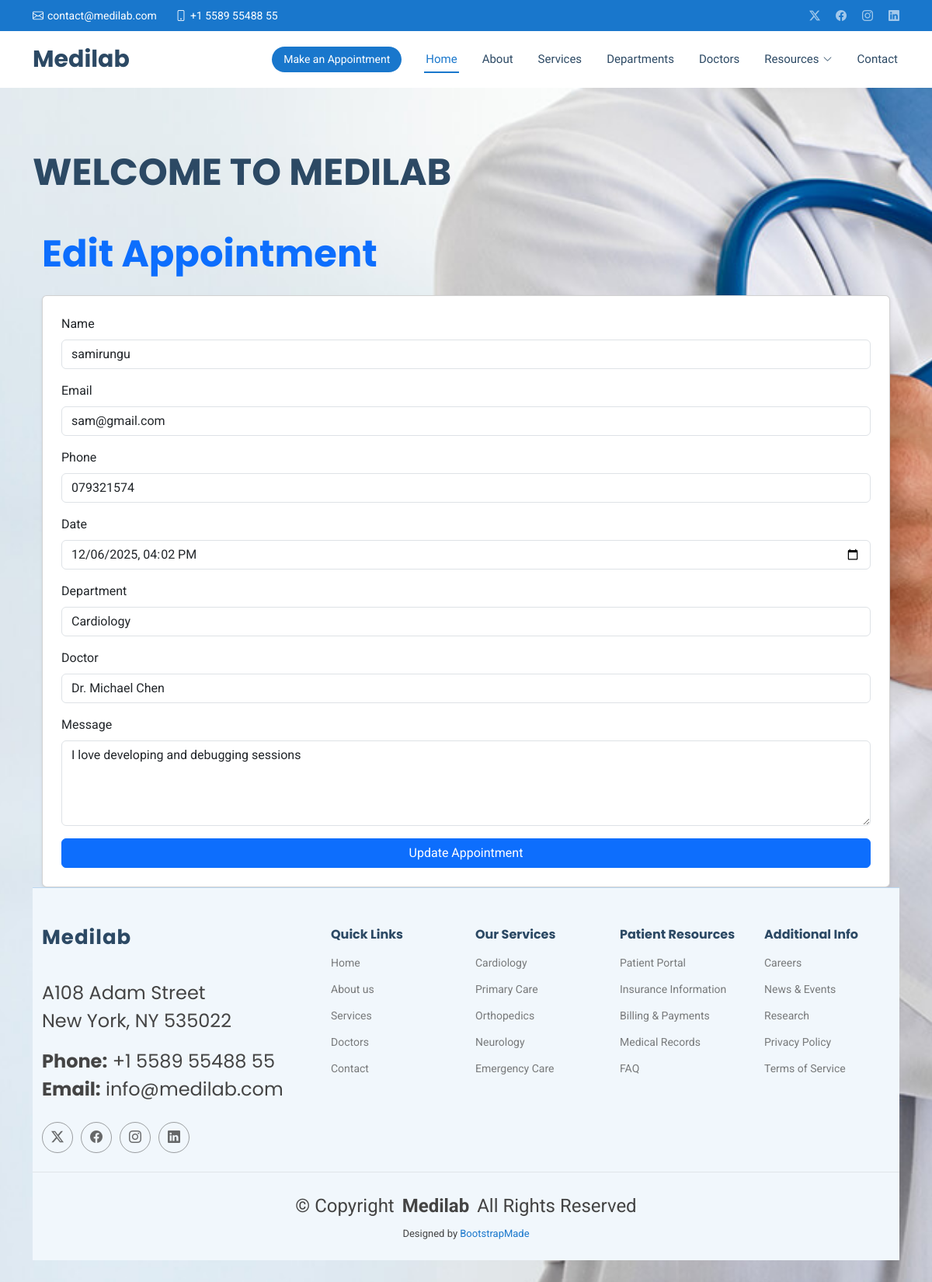
/edit/8/, run on the app's committed database.
### Careapp/models.py (models this page shows, shortened)
class Appoinment_index(models.Model):
    name = models.CharField(max_length=20)
    email = models.EmailField()
    phone = models.CharField(max_length=15)
    date = models.DateTimeField()
    department = models.CharField(max_length=50)
    doctor = models.CharField(max_length=50)
    message = models.TextField()

### Careapp/views.py (the view)
# urls.py: path('edit/<int:id>/', views.edit, name='edit'),
def edit(request, id):
       editappointment=get_object_or_404(Appoinment_index, id=id)
       if request.method == 'POST':
            editappointment.name = request.POST.get('name')
            editappointment.email = request.POST.get('email')
            editappointment.phone = request.POST.get('phone')
            editappointment.date = request.POST.get('date')
            editappointment.department = request.POST.get('department')
            editappointment.doctor = request.POST.get('doctor')
            editappointment.message = request.POST.get('message')
            editappointment.save()
            messages.success(request, 'Your appointment has been updated successfully.')
            return redirect('/show')
       else:
            context = {
                'editappointment': editappointment
            }
            return render(request, 'edit.html', context)

### Careapp/templates/edit.html (shortened to what this page needs)
{% extends 'index.html' %}
{% load static %}
{% block content %}
<div class="container mt-5">
    <h2 class="mb-4 text-primary">Edit Appointment</h2>
    <form method="POST" action="" class="card p-4 shadow-sm">
        <div class="mb-3">
            <label for="name"  class="form-label">Name</label>
            <input type="text" id="name" name="name" class="form-control"
                   value="{{ editappointment.name }}">
        </div>
        <div class="mb-3">
            <label for="email" class="form-label">Email</label>
            <input type="email" id="email" name="email" class="form-control"
                   value="{{ editappointment.email }}">
        </div>
        <div class="mb-3">
            <label for="phone" class="form-label">Phone</label>
            <input type="text" id="phone" name="phone" class="form-control"
                   value="{{ editappointment.phone }}">
        </div>
        <div class="mb-3">
            <label for="date" class="form-label">Date</label>
            <input type="datetime-local" id="date" name="date" class="form-control"
                   value="{{editappointment.date | date:'Y-m-d\\TH:i'}}">
        </div>
        <div class="mb-3">
            <label for="department" class="form-label">Department</label>
            <input type="text" id="department" name="department" class="form-control"
                   value="{{ editappointment.department }}">
        </div>
        <div class="mb-3">
            <label for="doctor" class="form-label">Doctor</label>
            <input type="text" id="doctor" name="doctor" class="form-control"
                   value="{{ editappointment.doctor }}">
        </div>
        <div class="mb-3">
            <label for="message" class="form-label">Message</label>
            <textarea id="message" name="message" class="form-control" rows="4">{{ editappointment.message }}</textarea>
        </div>
        <button type="submit" class="btn btn-primary w-100">Update Appointment</button>
    </form>
</div>
{% endblock %}

### static/assets/css/main.css (style rules this page uses)
:root { --default-font: "Roboto", system-ui, -apple-system, "Segoe UI", Roboto, "Helvetica Neue", Arial, "Noto Sans", "Liberation Sans", sans-serif, "Apple Color Emoji", "Segoe UI Emoji", "Segoe UI Symbol", "Noto Color Emoji"; --heading-font: "Poppins", sans-serif; --nav-font: "Raleway", sans-serif; }
:root { --background-color: #ffffff; --default-color: #444444; --heading-color: #2c4964; --accent-color: #1977cc; --surface-color: #ffffff; --contrast-color: #ffffff; }
:root { --nav-color: #2c4964; --nav-hover-color: #1977cc; --nav-mobile-background-color: #ffffff; --nav-dropdown-background-color: #ffffff; --nav-dropdown-color: #2c4964; --nav-dropdown-hover-color: #1977cc; }
:root { scroll-behavior: smooth; }
body { color: var(--default-color); background-color: var(--background-color); font-family: var(--default-font); }
h1, h2, h3, h4, h5, h6 { color: var(--heading-color); font-family: var(--heading-font); }
.hero .container { z-index: 3; }
.hero .welcome h2 { margin: 0; font-size: 48px; font-weight: 700; }

### data on the page
Appoinment_index: name "samirungu", email "sam@gmail.com", phone "079321574", date "12/06/2025 16:02", department "Cardiology", doctor "Dr. Michael Chen", message "I love developing and debugging sessions"
